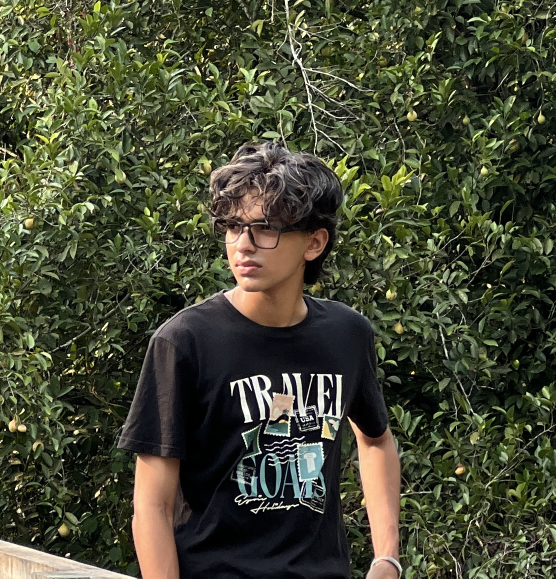
#> input picture IMG_6414.jpg, 1112 x 1157 px (shown at 1/2 size)
$ python make_ascii_svg.py ../IMG_6414.jpg
#> lines starting #> are read from the running program, lines starting #| are printed output that depends on the picture
"""
make_ascii_svg.py

Converts source-prepped.png into avi-ascii.svg: a monochrome ASCII
portrait that "types" itself in row by row using SMIL clip-path wipes.
No JS, no external CSS -- everything lives inside the SVG so GitHub
will render and animate it.

Usage:
    python scripts/make_ascii_svg.py [source-prepped.png]
Output:
    avi-ascii.svg
"""
import sys
from pathlib import Path

from PIL import Image

# leading space clears background -> nothing prints there.
# bright (sparse) -> dark (dense)
RAMP = " .`:-=+*cs#%@"

COLS = 100
ROWS = 53
FONT_SIZE = 8
CHAR_W = FONT_SIZE * 0.6
CHAR_H = FONT_SIZE * 1.0
FILL_COLOR = "#8b949e"  # single light-gray fill, no rainbow per-char color
ROW_STAGGER = 0.085     # seconds between each row starting to wipe in
WIPE_DURATION = 0.55    # seconds for a single row to wipe fully in


def image_to_ascii_rows(img_path: str, cols: int = COLS, rows: int = ROWS):
#> called with img_path = '../IMG_6414.jpg', cols = 100, rows = 53
    img = Image.open(img_path).convert("L")
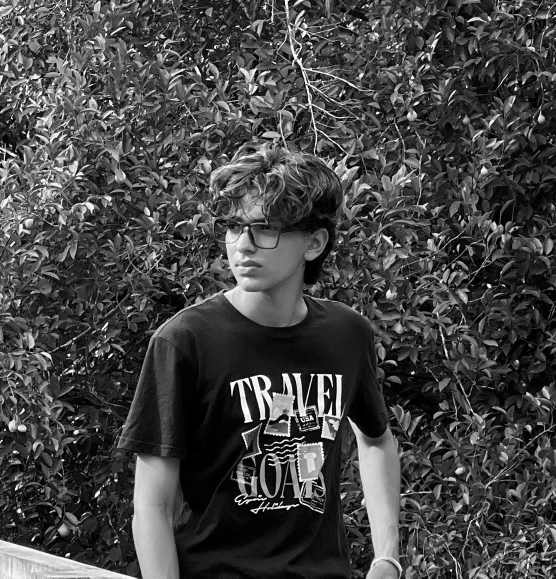
#> img: PIL image 1112x1157 L (shown at 1/2 size); min 0, max 255, mean 69.4
    src_w, src_h = img.size
#> src_w = 1112; src_h = 1157
    char_aspect = CHAR_W / CHAR_H
    target_ratio = (cols * char_aspect) / rows
    src_ratio = src_w / src_h
#> src_ratio = 0.961

    if src_ratio > target_ratio:
        new_w = int(src_h * target_ratio)
        left = (src_w - new_w) // 2
        img = img.crop((left, 0, left + new_w, src_h))
    else:
        new_h = int(src_w / target_ratio)
#> new_h = 982
        top = (src_h - new_h) // 2
#> top = 87
        img = img.crop((0, top, src_w, top + new_h))
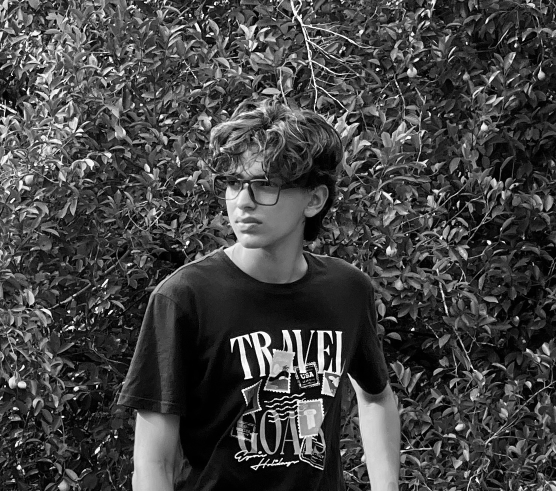
#> img: PIL image 1112x982 L (shown at 1/2 size); min 0, max 255, mean 68

    img = img.resize((cols, rows))
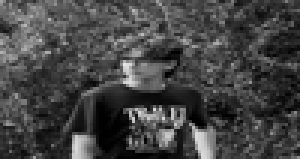
#> img: PIL image 100x53 L (shown 3 times larger); min 0, max 231, mean 68
    pixels = list(img.getdata())
#> pixels = 5300 values, max 231 at index 2141, min 0 at index 2455, mean 68.05

    ramp_len = len(RAMP)
    ascii_rows = []
    for r in range(rows):
        row_chars = []
        for c in range(cols):
            brightness = pixels[r * cols + c]  # 0=black .. 255=white
            idx = int((255 - brightness) / 255 * (ramp_len - 1))
            row_chars.append(RAMP[idx])
        ascii_rows.append("".join(row_chars))
#> after the loop, ascii_rows = 53 items
    return ascii_rows


def esc(s: str) -> str:
    return (
        s.replace("&", "&amp;")
        .replace("<", "&lt;")
        .replace(">", "&gt;")
    )


def build_svg(ascii_rows, out_path: str):
    width = COLS * CHAR_W
    height = ROWS * CHAR_H

    parts = []
    parts.append(
        f'<svg xmlns="http://www.w3.org/2000/svg" '
        f'width="{width:.0f}" height="{height:.0f}" '
        f'viewBox="0 0 {width:.0f} {height:.0f}" font-family="JetBrains Mono, '
        f'SFMono-Regular, Consolas, monospace" font-size="{FONT_SIZE}">'
    )
    parts.append(
        f'<rect width="100%" height="100%" fill="#0d1117" rx="6"/>'
    )
    parts.append("<defs>")

    for i, row in enumerate(ascii_rows):
        y = (i + 1) * CHAR_H
        clip_id = f"clip-row-{i}"
        parts.append(f'<clipPath id="{clip_id}">')
        parts.append(
            f'  <rect x="0" y="{y - CHAR_H:.1f}" width="0" height="{CHAR_H:.1f}">'
        )
        begin = i * ROW_STAGGER
        parts.append(
            f'    <animate attributeName="width" from="0" to="{width:.0f}" '
            f'begin="{begin:.3f}s" dur="{WIPE_DURATION}s" '
            f'fill="freeze" calcMode="spline" keySplines="0.2 0 0.2 1"/>'
        )
        parts.append("  </rect>")
        parts.append("</clipPath>")

    parts.append("</defs>")

    for i, row in enumerate(ascii_rows):
        y = (i + 1) * CHAR_H
        clip_id = f"clip-row-{i}"
        safe_row = esc(row)
        parts.append(
            f'<g clip-path="url(#{clip_id})">'
            f'<text x="0" y="{y - 1.5:.1f}" fill="{FILL_COLOR}" '
            f'xml:space="preserve">{safe_row}</text>'
            f"</g>"
        )
        begin = i * ROW_STAGGER
        parts.append(
            f'<rect y="{y - CHAR_H:.1f}" width="{CHAR_W:.1f}" height="{CHAR_H:.1f}" '
            f'fill="{FILL_COLOR}" opacity="0.9">'
            f'<animate attributeName="x" from="0" to="{width - CHAR_W:.0f}" '
            f'begin="{begin:.3f}s" dur="{WIPE_DURATION}s" fill="freeze" '
            f'calcMode="spline" keySplines="0.2 0 0.2 1"/>'
            f'<animate attributeName="opacity" values="0.9;0.9;0" '
            f'begin="{begin:.3f}s" dur="{WIPE_DURATION + 0.05}s" fill="freeze"/>'
            f"</rect>"
        )

    parts.append("</svg>")
    Path(out_path).write_text("\n".join(parts))
    print(f"Wrote {out_path}")


if __name__ == "__main__":
    src = sys.argv[1] if len(sys.argv) > 1 else "source-prepped.png"
    rows = image_to_ascii_rows(src)
#> rows = 53 items
    build_svg(rows, "avi-ascii.svg")
#> the loop in build_svg, `for i, row in enumerate(ascii_rows):` made 53 passes
#> (y, clip_id, begin) on passes 1 to 12: (8, 'clip-row-0', 0), (16, 'clip-row-1', 0.085), (24, 'clip-row-2', 0.17), (32, 'clip-row-3', 0.255), (40, 'clip-row-4', 0.34), (48, 'clip-row-5', 0.425), (56, 'clip-row-6', 0.51), (64, 'clip-row-7', 0.595), (72, 'clip-row-8', 0.68), (80, 'clip-row-9', 0.765), (88, 'clip-row-10', 0.85), (96, 'clip-row-11', 0.935)
#> after the loop in build_svg, `for i, row in enumerate(ascii_rows):`: parts = 268 items
#> after the loop in build_svg, `for i, row in enumerate(ascii_rows):`: parts = 375 items
